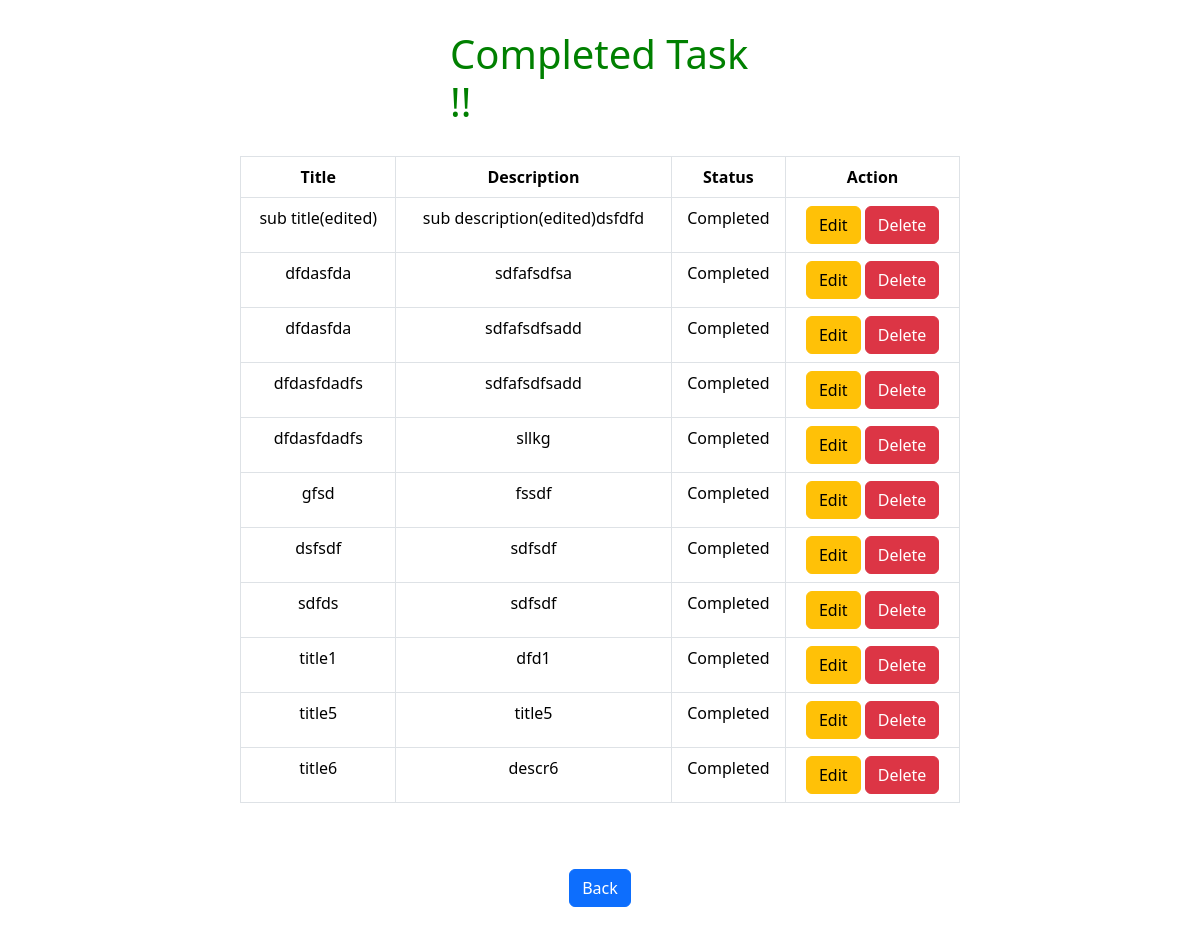
The app's page /task/complate_tasks/56 with its own data.
### task/models.py (models this page shows)
class TaskModel(models.Model):
    title = models.CharField(max_length= 150)
    description = models.TextField()
    status = models.BooleanField( default=False)

### task/views.py (the view)
# urls.py: path('complate_tasks/<int:id>', views.complated_tasks, name= 'complate_tasks'),
def complated_tasks(request, id):
    get_task_id = TaskModel.objects.get(pk = id)
    get_task_id.status = True
    get_task_id.save()
    complate_task = TaskModel.objects.filter(status = True)
    return render(request, 'complate_tasks.html', {'complate_tasks': complate_task})

### task/templates/complate_tasks.html (shortened to what this page needs)
{% extends 'base.html' %}
{% block content %}
<h1 style="width: 30%; margin: auto; color: green; padding: 30px;">
   Completed Task !!
</h1>
{% load crispy_forms_tags %}
    <div style="width: 60%; margin: auto; text-align: center;" >
        <table class="table  table-bordered">
            <thead>
                <th>Title</th>
                <th>Description</th>
                <th>Status</th>
                <th>Action</th>
            </thead>
            <tbody>
                {% for data in complate_tasks %}
                    <tr>
                        <td> {{data.title}} </td>
                        <td> {{data.description}} </td>
                        <td> {% if data.status %}
                                <span>Completed</span>
                             {% else %}
                                <span>Incomplete</span>
                             {% endif %}
                        </td>
                        <td>
                            <a class="btn btn-warning" href="{% url 'edit_tasks' id=data.id %}">Edit</a>
                            <a class="btn btn-danger" href="{% url 'delete_tasks' data.id %}">Delete</a>
                        </td>
                    </tr>
                {% endfor %}
            </tbody>
        </table>
    </div>
    <div  style="width: 50%; margin: auto; text-align: center; padding: 50px;">
        <a class="btn btn-primary" href="{% url 'show_tasks'%}">Back</a>
    </div>
{% endblock content %}

### templates/base.html (shortened to what this page needs)
<!DOCTYPE html>
<html lang="en">
<head>
    <link href="https://cdn.jsdelivr.net/npm/bootstrap@5.3.1/dist/css/bootstrap.min.css" rel="stylesheet">
</head>
<body>
    {% block content %}
    {% endblock content %}
</body>
</html>

### records on screen
TaskModel: title "sub title(edited)", description "sub description(edited)dsfdfd", status "Completed"
TaskModel: title "dfdasfda", description "sdfafsdfsa", status "Completed"
TaskModel: title "dfdasfda", description "sdfafsdfsadd", status "Completed"
TaskModel: title "dfdasfdadfs", description "sdfafsdfsadd", status "Completed"
TaskModel: title "dfdasfdadfs", description "sllkg", status "Completed"
TaskModel: title "gfsd", description "fssdf", status "Completed"
TaskModel: title "dsfsdf", description "sdfsdf", status "Completed"
TaskModel: title "sdfds", description "sdfsdf", status "Completed"
TaskModel: title "title1", description "dfd1", status "Completed"
TaskModel: title "title5", description "title5", status "Completed"
TaskModel: title "title6", description "descr6", status "Completed"
